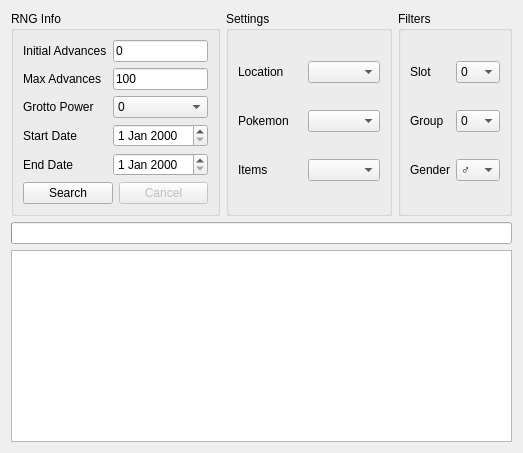
         <widget class="QWidget" name="tabSlotSearcher">
          <attribute name="title">
           <string>Searcher</string>
          </attribute>
          <layout class="QGridLayout" name="gridLayout_20">
           <item row="0" column="0">
            <widget class="QGroupBox" name="groupBoxGrottoSearcherRNGInfo">
             <property name="sizePolicy">
              <sizepolicy hsizetype="Preferred" vsizetype="Preferred">
               <horstretch>1</horstretch>
               <verstretch>0</verstretch>
              </sizepolicy>
             </property>
             <property name="title">
              <string>RNG Info</string>
             </property>
             <layout class="QGridLayout" name="gridLayout_9">
              <item row="0" column="0">
               <widget class="QLabel" name="labelGrottoSearcherInitialAdvances">
                <property name="text">
                 <string>Initial Advances</string>
                </property>
               </widget>
              </item>
              <item row="0" column="1">
               <widget class="TextBox" name="textBoxGrottoSearcherInitialAdvances">
                <property name="text">
                 <string notr="true">0</string>
                </property>
               </widget>
              </item>
              <item row="1" column="0">
               <widget class="QLabel" name="labelGrottoSearcherMaxAdvances">
                <property name="text">
                 <string>Max Advances</string>
                </property>
               </widget>
              </item>
              <item row="1" column="1">
               <widget class="TextBox" name="textBoxGrottoSearcherMaxAdvances">
                <property name="text">
                 <string notr="true">100</string>
                </property>
               </widget>
              </item>
              <item row="2" column="0">
               <widget class="QLabel" name="labelGrottoSearcherGrottoPower">
                <property name="text">
                 <string>Grotto Power</string>
                </property>
               </widget>
              </item>
              <item row="2" column="1">
               <widget class="ComboBox" name="comboBoxGrottoSearcherGrottoPower">
                <item>
                 <property name="text">
                  <string notr="true">0</string>
                 </property>
                </item>
                <item>
                 <property name="text">
                  <string notr="true">1</string>
                 </property>
                </item>
                <item>
                 <property name="text">
                  <string notr="true">2</string>
                 </property>
                </item>
                <item>
                 <property name="text">
                  <string notr="true">3</string>
                 </property>
                </item>
                <item>
                 <property name="text">
                  <string>S/MAX</string>
                 </property>
                </item>
               </widget>
              </item>
              <item row="3" column="0">
               <widget class="QLabel" name="labelGrottoSearcherStartDate">
                <property name="text">
                 <string>Start Date</string>
                </property>
               </widget>
              </item>
              <item row="3" column="1">
               <widget class="DateEdit" name="dateEditGrottoSearcherStartDate"/>
              </item>
              <item row="4" column="0">
               <widget class="QLabel" name="labelGrottoSearcherEndDate">
                <property name="text">
                 <string>End Date</string>
                </property>
               </widget>
              </item>
              <item row="4" column="1">
               <widget class="DateEdit" name="dateEditGrottoSearcherEndDate"/>
              </item>
              <item row="5" column="0" colspan="2">
               <layout class="QHBoxLayout" name="horizontalLayout">
                <item>
                 <widget class="QPushButton" name="pushButtonGrottoSearch">
                  <property name="text">
                   <string>Search</string>
                  </property>
                 </widget>
                </item>
                <item>
                 <widget class="QPushButton" name="pushButtonGrottoCancel">
                  <property name="enabled">
                   <bool>false</bool>
                  </property>
                  <property name="text">
                   <string>Cancel</string>
                  </property>
                 </widget>
                </item>
               </layout>
              </item>
             </layout>
            </widget>
           </item>
           <item row="0" column="1" colspan="2">
            <widget class="QGroupBox" name="groupBoxGrottoSearcherSettings">
             <property name="sizePolicy">
              <sizepolicy hsizetype="Preferred" vsizetype="Preferred">
               <horstretch>1</horstretch>
               <verstretch>0</verstretch>
              </sizepolicy>
             </property>
             <property name="title">
              <string>Settings</string>
             </property>
             <layout class="QGridLayout" name="gridLayout_3">
              <item row="0" column="0">
               <widget class="QLabel" name="labelGrottoSearcherLocation">
                <property name="text">
                 <string>Location</string>
                </property>
               </widget>
              </item>
              <item row="0" column="1">
               <widget class="ComboBoxProxy" name="comboBoxGrottoSearcherLocation"/>
              </item>
              <item row="1" column="0">
               <widget class="QLabel" name="labelGrottoSearcherPokemon">
                <property name="text">
                 <string>Pokemon</string>
                </property>
               </widget>
              </item>
              <item row="1" column="1">
               <widget class="ComboBox" name="comboBoxGrottoSearcherPokemon"/>
              </item>
              <item row="2" column="0">
               <widget class="QLabel" name="labelGrottoSearcherItems">
                <property name="text">
                 <string>Items</string>
                </property>
               </widget>
              </item>
              <item row="2" column="1">
               <widget class="ComboBox" name="comboBoxGrottoSearcherItems"/>
              </item>
             </layout>
            </widget>
           </item>
           <item row="0" column="3">
            <widget class="QGroupBox" name="groupBoxGrottoSearcherFilter">
             <property name="sizePolicy">
              <sizepolicy hsizetype="Preferred" vsizetype="Preferred">
               <horstretch>1</horstretch>
               <verstretch>0</verstretch>
              </sizepolicy>
             </property>
             <property name="title">
              <string>Filters</string>
             </property>
             <layout class="QGridLayout" name="gridLayout_7">
              <item row="0" column="0">
               <widget class="QLabel" name="labelGrottoSearcherSlot">
                <property name="text">
                 <string>Slot</string>
                </property>
               </widget>
              </item>
              <item row="0" column="1">
               <widget class="CheckList" name="checkListGrottoSearcherSlot">
                <item>
                 <property name="text">
                  <string notr="true">0</string>
                 </property>
                </item>
                <item>
                 <property name="text">
                  <string notr="true">1</string>
                 </property>
                </item>
                <item>
                 <property name="text">
                  <string notr="true">2</string>
                 </property>
                </item>
                <item>
                 <property name="text">
                  <string notr="true">3</string>
                 </property>
                </item>
                <item>
                 <property name="text">
                  <string notr="true">4</string>
                 </property>
                </item>
                <item>
                 <property name="text">
                  <string notr="true">5</string>
                 </property>
                </item>
                <item>
                 <property name="text">
                  <string notr="true">6</string>
                 </property>
                </item>
                <item>
                 <property name="text">
                  <string notr="true">7</string>
                 </property>
                </item>
                <item>
                 <property name="text">
                  <string notr="true">8</string>
                 </property>
                </item>
                <item>
                 <property name="text">
                  <string notr="true">9</string>
                 </property>
                </item>
                <item>
                 <property name="text">
                  <string notr="true">10</string>
                 </property>
                </item>
               </widget>
              </item>
              <item row="1" column="0">
               <widget class="QLabel" name="labelGrottoSearcherGroup">
                <property name="text">
                 <string>Group</string>
                </property>
               </widget>
              </item>
              <item row="1" column="1">
               <widget class="CheckList" name="checkListGrottoSearcherGroup">
                <item>
                 <property name="text">
                  <string notr="true">0</string>
                 </property>
                </item>
                <item>
                 <property name="text">
                  <string notr="true">1</string>
                 </property>
                </item>
                <item>
                 <property name="text">
                  <string notr="true">2</string>
                 </property>
                </item>
                <item>
                 <property name="text">
                  <string notr="true">3</string>
                 </property>
                </item>
               </widget>
              </item>
              <item row="2" column="0">
               <widget class="QLabel" name="labelGrottoSearcherGender">
                <property name="text">
                 <string>Gender</string>
                </property>
               </widget>
              </item>
              <item row="2" column="1">
               <widget class="CheckList" name="checkListGrottoSearcherGender">
                <item>
                 <property name="text">
                  <string notr="true">♂</string>
                 </property>
                </item>
                <item>
                 <property name="text">
                  <string notr="true">♀</string>
                 </property>
                </item>
               </widget>
              </item>
             </layout>
            </widget>
           </item>
           <item row="1" column="0" colspan="4">
            <widget class="QProgressBar" name="progressBarGrotto"/>
           </item>
           <item row="2" column="0" colspan="4">
            <widget class="TableView" name="tableViewGrottoSearcher">
             <property name="sortingEnabled">
              <bool>true</bool>
             </property>
            </widget>
           </item>
          </layout>
         </widget>
